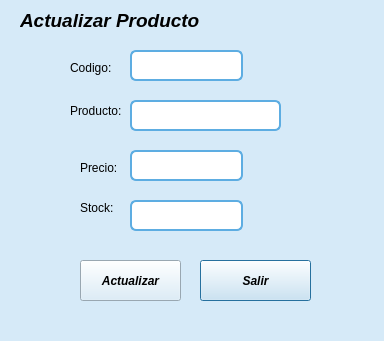
<?xml version="1.0" encoding="UTF-8"?>
<ui version="4.0">
 <class>actualizar</class>
 <widget class="QDialog" name="actualizar">
  <property name="geometry">
   <rect>
    <x>0</x>
    <y>0</y>
    <width>384</width>
    <height>341</height>
   </rect>
  </property>
  <property name="windowTitle">
   <string>Dialog</string>
  </property>
  <property name="styleSheet">
   <string notr="true">background-color: #D6EAF8;</string>
  </property>
  <widget class="QLabel" name="label">
   <property name="geometry">
    <rect>
     <x>20</x>
     <y>10</y>
     <width>191</width>
     <height>21</height>
    </rect>
   </property>
   <property name="font">
    <font>
     <pointsize>14</pointsize>
     <italic>true</italic>
     <bold>true</bold>
    </font>
   </property>
   <property name="styleSheet">
    <string notr="true">color: rgb(0, 0, 0)</string>
   </property>
   <property name="text">
    <string>Actualizar Producto</string>
   </property>
  </widget>
  <widget class="QLabel" name="label_2">
   <property name="geometry">
    <rect>
     <x>70</x>
     <y>100</y>
     <width>61</width>
     <height>21</height>
    </rect>
   </property>
   <property name="text">
    <string>Producto:</string>
   </property>
  </widget>
  <widget class="QPushButton" name="pushButton">
   <property name="geometry">
    <rect>
     <x>200</x>
     <y>260</y>
     <width>111</width>
     <height>41</height>
    </rect>
   </property>
   <property name="font">
    <font>
     <italic>true</italic>
     <bold>true</bold>
    </font>
   </property>
   <property name="text">
    <string>Salir</string>
   </property>
  </widget>
  <widget class="QPushButton" name="actualizar_2">
   <property name="geometry">
    <rect>
     <x>80</x>
     <y>260</y>
     <width>101</width>
     <height>41</height>
    </rect>
   </property>
   <property name="font">
    <font>
     <italic>true</italic>
     <bold>true</bold>
    </font>
   </property>
   <property name="text">
    <string>Actualizar</string>
   </property>
  </widget>
  <widget class="QLabel" name="label_3">
   <property name="geometry">
    <rect>
     <x>70</x>
     <y>60</y>
     <width>49</width>
     <height>16</height>
    </rect>
   </property>
   <property name="text">
    <string>Codigo:</string>
   </property>
  </widget>
  <widget class="QLabel" name="label_4">
   <property name="geometry">
    <rect>
     <x>80</x>
     <y>160</y>
     <width>49</width>
     <height>16</height>
    </rect>
   </property>
   <property name="text">
    <string>Precio:</string>
   </property>
  </widget>
  <widget class="QLabel" name="label_5">
   <property name="geometry">
    <rect>
     <x>80</x>
     <y>200</y>
     <width>49</width>
     <height>16</height>
    </rect>
   </property>
   <property name="text">
    <string>Stock:</string>
   </property>
  </widget>
  <widget class="QLineEdit" name="nombre">
   <property name="geometry">
    <rect>
     <x>130</x>
     <y>100</y>
     <width>151</width>
     <height>31</height>
    </rect>
   </property>
   <property name="styleSheet">
    <string notr="true">QLineEdit {
    background-color: white;
    border: 2px solid #5DADE2;      /* azul claro */
    border-radius: 6px;
    padding: 4px;
    color: #1B4F72;                 /* texto azul oscuro */
}

QLineEdit:focus {
    border: 2px solid #2E86C1;      /* azul más intenso al escribir */
}
</string>
   </property>
  </widget>
  <widget class="QLineEdit" name="codigo">
   <property name="geometry">
    <rect>
     <x>130</x>
     <y>50</y>
     <width>113</width>
     <height>31</height>
    </rect>
   </property>
   <property name="styleSheet">
    <string notr="true">QLineEdit {
    background-color: white;
    border: 2px solid #5DADE2;      /* azul claro */
    border-radius: 6px;
    padding: 4px;
    color: #1B4F72;                 /* texto azul oscuro */
}

QLineEdit:focus {
    border: 2px solid #2E86C1;      /* azul más intenso al escribir */
}
</string>
   </property>
  </widget>
  <widget class="QLineEdit" name="precio">
   <property name="geometry">
    <rect>
     <x>130</x>
     <y>150</y>
     <width>113</width>
     <height>31</height>
    </rect>
   </property>
   <property name="styleSheet">
    <string notr="true">QLineEdit {
    background-color: white;
    border: 2px solid #5DADE2;      /* azul claro */
    border-radius: 6px;
    padding: 4px;
    color: #1B4F72;                 /* texto azul oscuro */
}

QLineEdit:focus {
    border: 2px solid #2E86C1;      /* azul más intenso al escribir */
}
</string>
   </property>
  </widget>
  <widget class="QLineEdit" name="stock">
   <property name="geometry">
    <rect>
     <x>130</x>
     <y>200</y>
     <width>113</width>
     <height>31</height>
    </rect>
   </property>
   <property name="styleSheet">
    <string notr="true">QLineEdit {
    background-color: white;
    border: 2px solid #5DADE2;      /* azul claro */
    border-radius: 6px;
    padding: 4px;
    color: #1B4F72;                 /* texto azul oscuro */
}

QLineEdit:focus {
    border: 2px solid #2E86C1;      /* azul más intenso al escribir */
}
</string>
   </property>
  </widget>
  <widget class="QLabel" name="label_6">
   <property name="geometry">
    <rect>
     <x>270</x>
     <y>30</y>
     <width>61</width>
     <height>51</height>
    </rect>
   </property>
   <property name="text">
    <string/>
   </property>
   <property name="pixmap">
    <pixmap resource="iimagen.qrc">:/imagen/huella azul.png</pixmap>
   </property>
   <property name="scaledContents">
    <bool>true</bool>
   </property>
  </widget>
  <widget class="QLabel" name="label_7">
   <property name="geometry">
    <rect>
     <x>10</x>
     <y>240</y>
     <width>51</width>
     <height>51</height>
    </rect>
   </property>
   <property name="text">
    <string/>
   </property>
   <property name="pixmap">
    <pixmap resource="iimagen.qrc">:/imagen/huella azul.png</pixmap>
   </property>
   <property name="scaledContents">
    <bool>true</bool>
   </property>
  </widget>
 </widget>
 <resources>
  <include location="iimagen.qrc"/>
 </resources>
 <connections/>
</ui>
